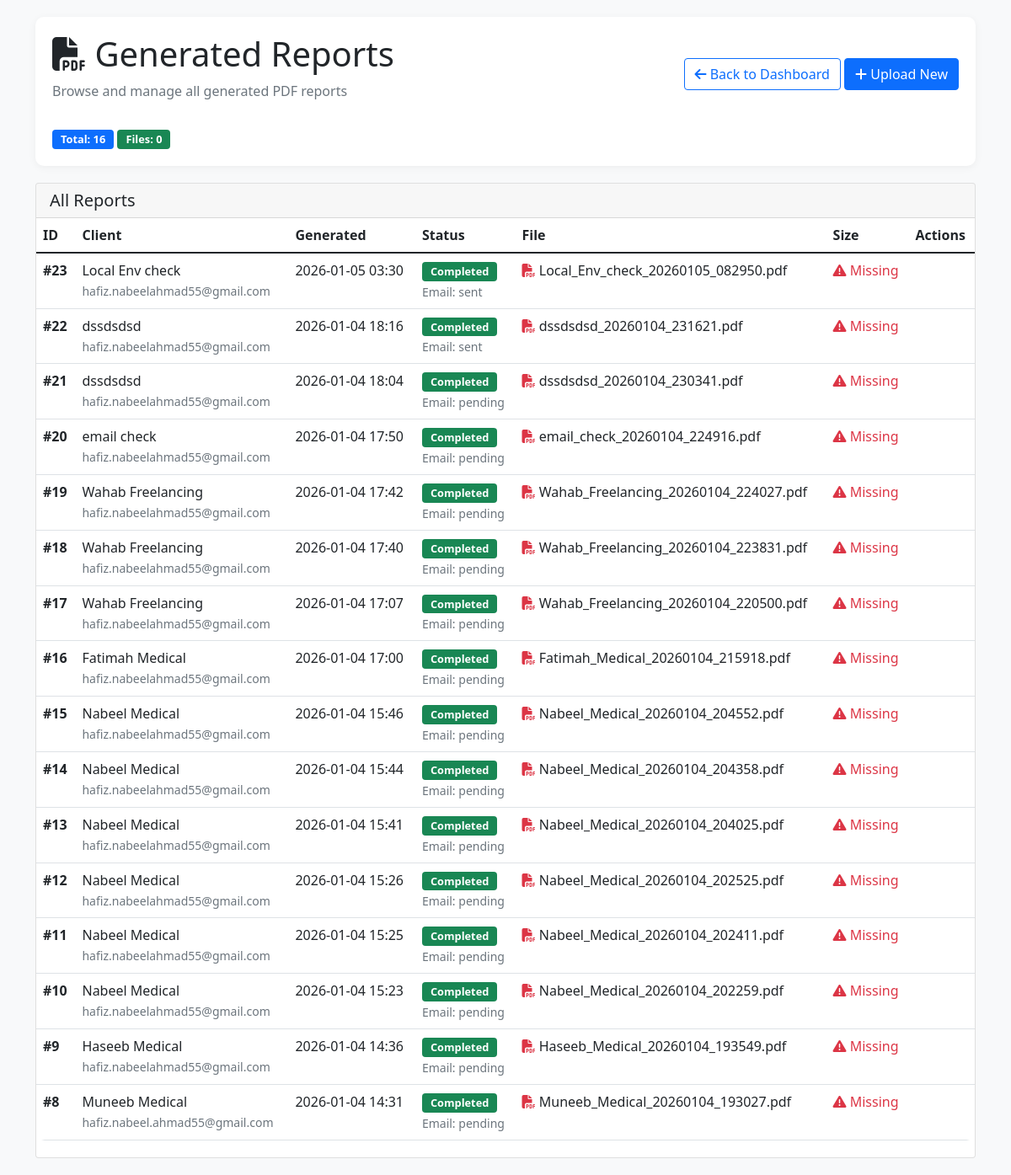
The page /reports/list on the database as committed earlier.
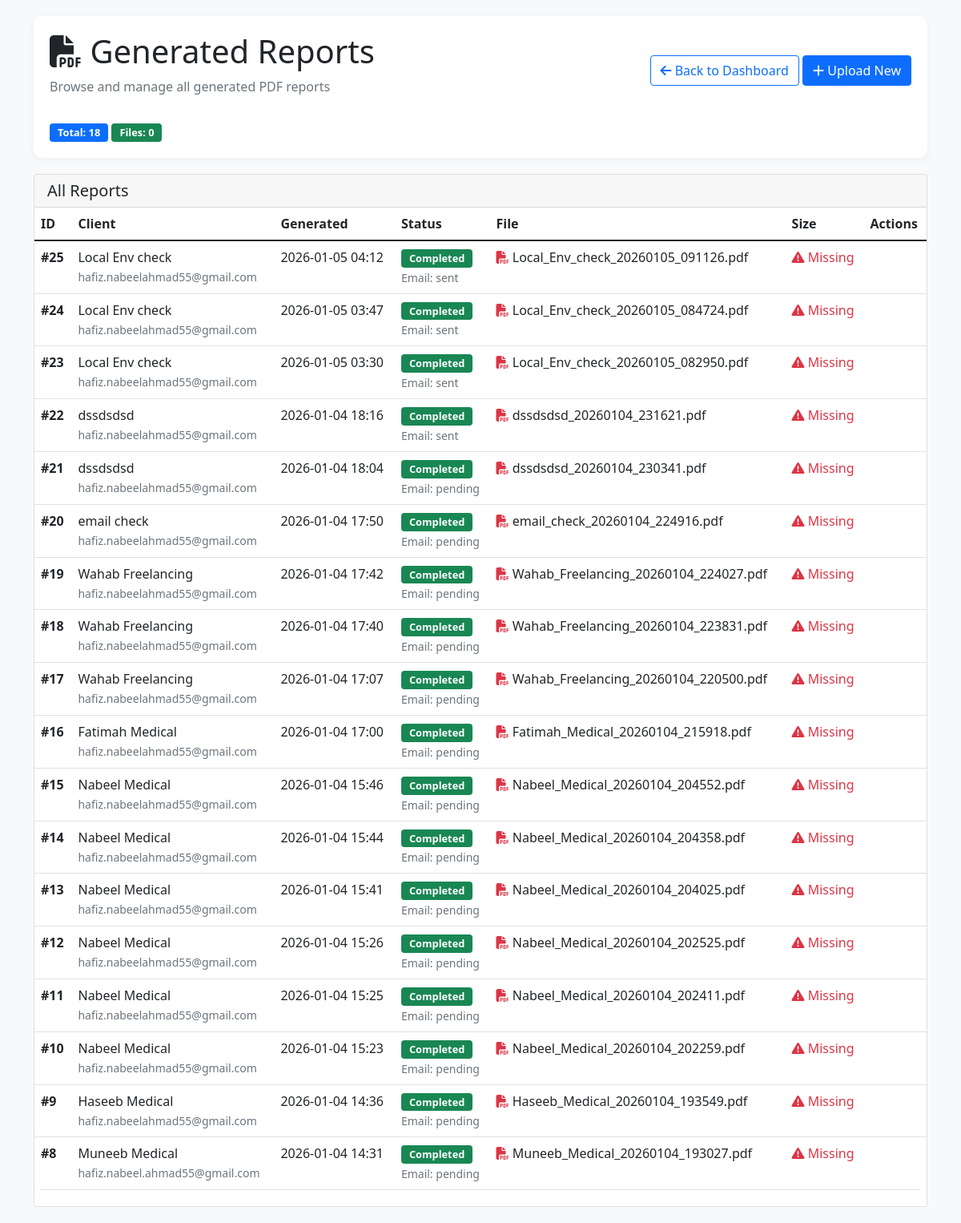
The same page on the database as committed later.
### app/models.py (models this page shows)
class Report(Base):
    __tablename__ = "reports"
    id = Column(Integer, primary_key=True, index=True)
    filename = Column(String(200))
    original_filename = Column(String(200))
    client_name = Column(String(100), index=True)
    client_email = Column(String(100))
    pdf_path = Column(String(500))
    status = Column(String(20), default="pending")  # pending, processing, completed, failed
    created_at = Column(DateTime, default=datetime.utcnow)
    completed_at = Column(DateTime, nullable=True)
    download_link = Column(String(500), nullable=True)
    email_status = Column(String(20), default="pending")
    error_message = Column(Text, nullable=True)
    notes = Column(Text, nullable=True)
    total_appointments = Column(Integer, default=0)
    total_revenue = Column(Float, default=0.0)
    report_period = Column(String(50), nullable=True)
    logo_path = Column(String(500), nullable=True)
    hide_branding = Column(Boolean, default=False)
    template_used = Column(String(100), nullable=True)
    include_insights = Column(Boolean, default=True)

### app/routes/reports.py (the view, shortened to what this page needs)
@router.get("/list", response_class=HTMLResponse)
def list_reports(request: Request):
    db = database.SessionLocal()
    try:
        reports = db.query(models.Report).order_by(models.Report.created_at.desc()).all()
        pdf_files = []
        if GENERATED_PDFS_DIR.exists():
            for file_path in GENERATED_PDFS_DIR.glob("*.pdf"):
                stat = file_path.stat()
                pdf_files.append({
                    "filename": file_path.name,
                    "size": format_file_size(stat.st_size),
                    "modified": datetime.fromtimestamp(stat.st_mtime).strftime("%Y-%m-%d %H:%M"),
                    "full_path": str(file_path)
                })
        for report in reports:
            possible_paths = [
                Path(report.pdf_path) if report.pdf_path else None,
                GENERATED_PDFS_DIR / report.filename if report.filename else None,
                Path(f"generated_pdfs/{report.filename}") if report.filename else None
            ]
            report.file_exists = False
            for path in possible_paths:
                if path and path.exists():
                    report.file_exists = True
                    report.file_size = format_file_size(path.stat().st_size)
                    break
            if not report.file_exists:
                report.file_size = "0 bytes"
            report.logo_exists = report.logo_path and Path(report.logo_path).exists()
        return templates.TemplateResponse(
            "report_list.html",
            {
                "request": request,
                "reports": reports,
                "username": get_username_from_session(request) or "admin",
                "total_reports": len(reports),
                "pdf_files": pdf_files,
                "pdf_count": len(pdf_files),
                "pdf_directory": str(GENERATED_PDFS_DIR.absolute())
            }
        )
    finally:
        db.close()

### app/routes/reports.py (called while the page is built)
def get_username_from_session(request: Request):
    session_id = request.cookies.get("session_id")
    if not session_id or session_id not in sessions:
        return None
    return sessions[session_id]["username"]

### app/templates/report_list.html (shortened to what this page needs)
<!DOCTYPE html>
<html lang="en">
<head>
    <link rel="stylesheet" href="https://cdnjs.cloudflare.com/ajax/libs/font-awesome/6.4.0/css/all.min.css">
    <link href="https://cdn.jsdelivr.net/npm/bootstrap@5.1.3/dist/css/bootstrap.min.css" rel="stylesheet">
</head>
<body>
    <div class="container">
        <div class="header">
            <div class="d-flex justify-content-between align-items-center">
                <div>
                    <h1><i class="fas fa-file-pdf"></i> Generated Reports</h1>
                    <p class="text-muted">Browse and manage all generated PDF reports</p>
                </div>
                <div>
                    <a href="/admin" class="btn btn-outline-primary">
                        <i class="fas fa-arrow-left"></i> Back to Dashboard
                    </a>
                    <a href="/reports/upload" class="btn btn-primary">
                        <i class="fas fa-plus"></i> Upload New
                    </a>
                </div>
            </div>
            <div class="mt-3">
                <span class="badge bg-primary">Total: {{ total_reports }}</span>
                <span class="badge bg-success">Files: {{ pdf_count }}</span>
            </div>
        </div>
        {% if reports and reports|length > 0 %}
        <div class="row">
            <div class="col-12">
                <div class="card d-none d-md-block">
                    <div class="card-header">
                        <h5 class="mb-0">All Reports</h5>
                    </div>
                    <div class="card-body p-0">
                        <div class="table-responsive-wrapper">
                            <table class="table table-hover mb-0">
                                <thead>
                                    <tr>
                                        <th>ID</th>
                                        <th>Client</th>
                                        <th>Generated</th>
                                        <th>Status</th>
                                        <th>File</th>
                                        <th>Size</th>
                                        <th>Actions</th>
                                    </tr>
                                </thead>
                                <tbody>
                                    {% for report in reports %}
                                    <tr>
                                        <td><strong>#{{ report.id }}</strong></td>
                                        <td>
                                            <div>{{ report.client_name }}</div>
                                            <small class="text-muted">{{ report.client_email }}</small>
                                        </td>
                                        <td>
                                            {% if report.created_at %}
                                                {{ report.created_at.strftime('%Y-%m-%d %H:%M') }}
                                            {% endif %}
                                        </td>
                                        <td>
                                            {% if report.status == 'completed' %}
                                                <span class="badge bg-success">Completed</span>
                                            {% elif report.status == 'pending' %}
                                                <span class="badge bg-warning">Pending</span>
                                            {% else %}
                                                <span class="badge bg-secondary">{{ report.status }}</span>
                                            {% endif %}
                                            {% if report.email_status %}
                                                <br>
                                                <small class="text-muted">Email: {{ report.email_status }}</small>
                                            {% endif %}
                                        </td>
                                        <td>
                                            {% if report.filename %}
                                                <i class="fas fa-file-pdf text-danger"></i> {{ report.filename }}
                                            {% else %}
                                                <span class="text-muted">No file</span>
                                            {% endif %}
                                        </td>
                                        <td>
                                            {% if report.file_exists %}
                                                <span class="file-size">{{ report.file_size }} bytes</span>
                                            {% else %}
                                                <span class="text-danger"><i class="fas fa-exclamation-triangle"></i> Missing</span>
                                            {% endif %}
                                        </td>
                                        <td class="actions">
                                        </td>
                                    </tr>
                                    {% endfor %}
                                </tbody>
                            </table>
                        </div>
                    </div>
                </div>
            </div>
        </div>
        {% endif %}
    </div>
</body>
</html>

### app/templates/report_list.html (style rules this page uses)
:root { --primary: #4361ee; --primary-dark: #3a56d4; --secondary: #7209b7; --dark: #212529; --gray: #6c757d; --light-gray: #e9ecef; }
body { background-color: #f8f9fa; padding: 20px; }
.header { background: white; padding: 20px; border-radius: 10px; margin-bottom: 20px; box-shadow: 0 2px 10px rgba(0,0,0,0.05); }
.badge { font-size: 0.8em; padding: 5px 10px; }
.table-responsive-wrapper { overflow-x: auto; -webkit-overflow-scrolling: touch; margin-bottom: 20px; border-radius: 10px; }

Rows that differ between the two databases and show on the page:
added Report: id "25", client_name "Local Env check", client_email "hafiz.nabeelahmad55@gmail.com", created_at "2026-01-05 04:12", status "Completed", email_status "sent", filename "Local_Env_check_20260105_091126.pdf"
added Report: id "24", client_name "Local Env check", client_email "hafiz.nabeelahmad55@gmail.com", created_at "2026-01-05 03:47", status "Completed", email_status "sent", filename "Local_Env_check_20260105_084724.pdf"
Other text that changed with them:
{{ total_reports }}: "16" → "18"
